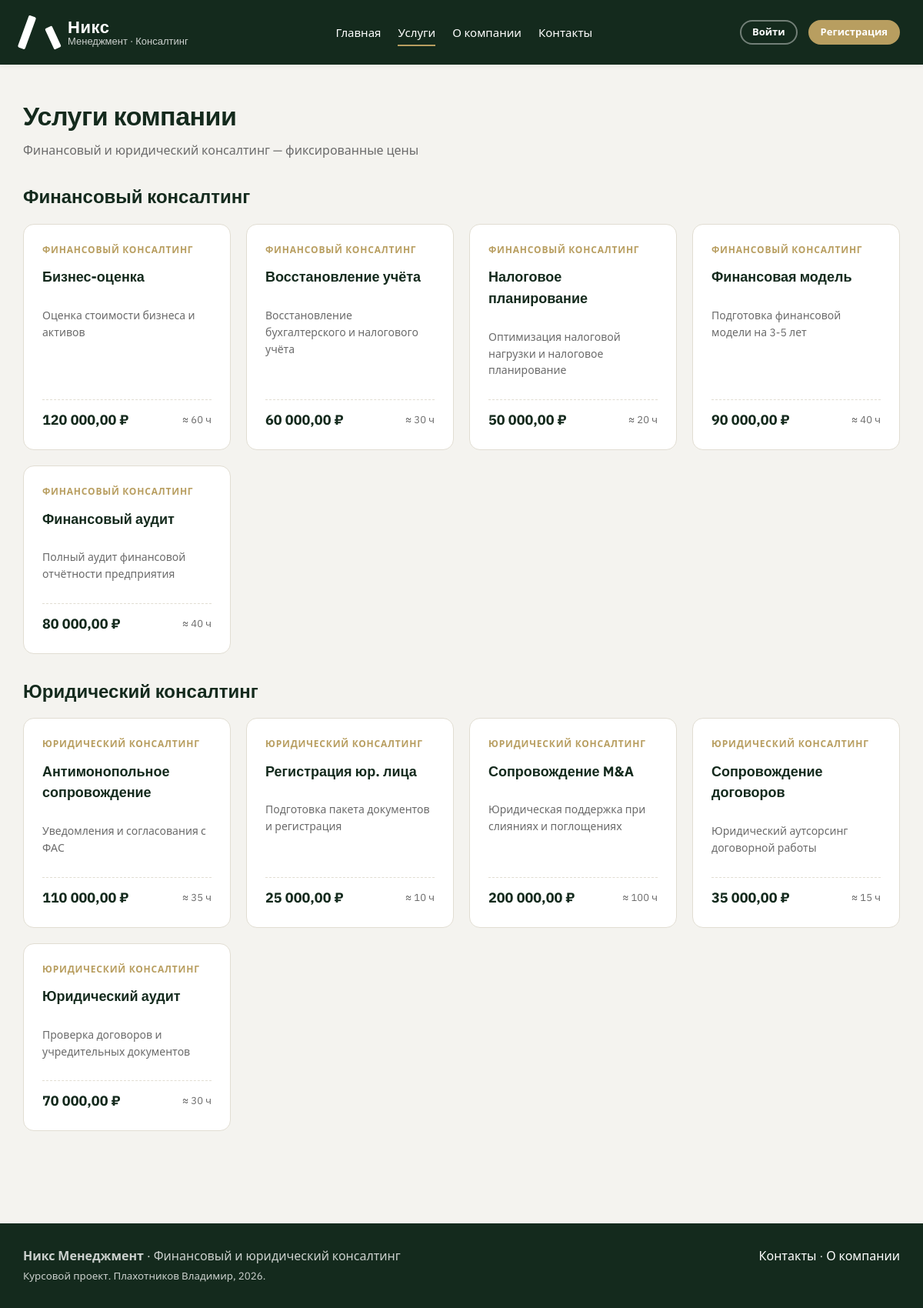
Page /Consulting_Plakhotnikov/public/index.php?page=services on the committed database.
### tables this page shows
CREATE TABLE service_categories (
    id      INT UNSIGNED PRIMARY KEY AUTO_INCREMENT,
    code    VARCHAR(20)  NOT NULL UNIQUE,             
    name    VARCHAR(100) NOT NULL
);

CREATE TABLE services (
    id              INT UNSIGNED PRIMARY KEY AUTO_INCREMENT,
    category_id     INT UNSIGNED   NOT NULL,
    name            VARCHAR(150)   NOT NULL,
    description     TEXT,
    price           DECIMAL(10,2)  NOT NULL DEFAULT 0,
    duration_hours  SMALLINT UNSIGNED NOT NULL DEFAULT 0,
    is_active       TINYINT(1)     NOT NULL DEFAULT 1,
    CONSTRAINT fk_services_category
        FOREIGN KEY (category_id) REFERENCES service_categories(id)
        ON DELETE RESTRICT ON UPDATE CASCADE
);

### Consulting_Plakhotnikov/app/Controllers/HomeController.php (called while the page is built, shortened)
<?php
final class HomeController
{
    public function services(): void
    {
        $categories = ServiceCategory::all([], 'id');
        $services   = Service::active();
        Template::render('home/services', [
            'title'      => 'Услуги',
            'categories' => $categories,
            'services'   => $services,
        ]);
    }
}

### Consulting_Plakhotnikov/app/Core/Router.php (called while the page is built, shortened)
<?php
final class Router
{
    public static function dispatch(string $page): void
    {
        $route = self::ROUTES[$page] ?? null;
        [$class, $method] = $route;
        $controller = new $class();
        $controller->{$method}();
    }
}

### Consulting_Plakhotnikov/public/index.php (called while the page is built, shortened)
<?php
$rootDir = dirname(__DIR__);
spl_autoload_register(static function (string $class) use ($rootDir): void {
    $relative = substr($class, 4);
    $path = $rootDir . '/app/' . str_replace('\\', '/', $relative) . '.php';
});
require $rootDir . '/app/Core/functions.php';
$page = isset($_GET['page']) ? (string)$_GET['page'] : 'home';
try {
    Router::dispatch($page);
} catch (Throwable $e) {
    http_response_code(500);
    if (!headers_sent()) {
        header('Content-Type: text/html; charset=utf-8');
    }
    echo '<h1>Ошибка приложения</h1><pre>' . htmlspecialchars($e->getMessage(), ENT_QUOTES) . '</pre>';
}

### Consulting_Plakhotnikov/app/Models/BaseModel.php (called while the page is built, shortened)
<?php
abstract class BaseModel
{
    protected static string $table = '';
    public static function all(array $where = [], string $order = ''): array
    {
        $sql = 'SELECT * FROM ' . static::$table;
        $params = [];
        if ($order !== '') {
            $sql .= ' ORDER BY ' . $order;
        }
        return Database::query($sql, $params);
    }
}

### Consulting_Plakhotnikov/app/Core/Database.php (called while the page is built, shortened)
<?php
final class Database
{
    private static ?PDO $pdo = null;
    public static function pdo(): PDO
    {
        if (self::$pdo instanceof PDO) {
            return self::$pdo;
        }
        $config = $GLOBALS['APP_CONFIG']['db'];
        $dsn = sprintf(
            'mysql:host=%s;port=%s;dbname=%s;charset=%s',
            $config['host'],
            $config['port'],
            $config['name'],
            $config['charset']
        );
        try {
            self::$pdo = new PDO($dsn, $config['user'], $config['password'], [
                PDO::ATTR_ERRMODE            => PDO::ERRMODE_EXCEPTION,
                PDO::ATTR_DEFAULT_FETCH_MODE => PDO::FETCH_ASSOC,
                PDO::ATTR_EMULATE_PREPARES   => false,
            ]);
        } catch (PDOException $e) {
            throw new RuntimeException('Не удалось подключиться к БД: ' . $e->getMessage(), 0, $e);
        }
        return self::$pdo;
    }
    public static function query(string $sql, array $params = []): array
    {
        $stmt = self::pdo()->prepare($sql);
        $stmt->execute($params);
        return $stmt->fetchAll();
    }
}

### Consulting_Plakhotnikov/app/Core/functions.php (called while the page is built, shortened)
<?php
function h(string|int|float|null $value): string
{
    return htmlspecialchars((string)($value ?? ''), ENT_QUOTES | ENT_SUBSTITUTE, 'UTF-8');
}
function format_money(float|string|null $value): string
{
    return number_format((float)$value, 2, ',', ' ') . ' ₽';
}

### Consulting_Plakhotnikov/app/Models/Service.php (called while the page is built, shortened)
<?php
final class Service extends BaseModel
{
    public static function active(): array
    {
        return Database::query(
            'SELECT s.*, sc.name AS category_name
               FROM services s
               JOIN service_categories sc ON sc.id = s.category_id
              WHERE s.is_active = 1
              ORDER BY sc.name, s.name'
        );
    }
}

### Consulting_Plakhotnikov/app/Views/home/services.php (the view, shortened to what this page needs)
<div class="page-header">
    <div>
        <h1>Услуги компании</h1>
        <div class="subtitle">Финансовый и юридический консалтинг — фиксированные цены</div>
    </div>
</div>
<?php foreach ($categories as $cat): ?>
    <?php
        $catServices = array_filter($services, fn ($s) => (int)$s['category_id'] === (int)$cat['id']);
    ?>
    <h2 style="color:var(--color-primary);font-family:var(--font-display);margin:30px 0 16px">
        <?= h($cat['name']) ?>
    </h2>
    <div class="services-grid">
        <?php foreach ($catServices as $s): ?>
            <article class="service-card">
                <div class="service-card__category"><?= h($s['category_name']) ?></div>
                <h3 class="service-card__title"><?= h($s['name']) ?></h3>
                <p class="service-card__desc"><?= h($s['description']) ?></p>
                <div class="service-card__footer">
                    <span class="service-card__price"><?= h(format_money($s['price'])) ?></span>
                    <span class="service-card__hours">≈ <?= (int)$s['duration_hours'] ?> ч</span>
                </div>
            </article>
        <?php endforeach; ?>
    </div>
<?php endforeach; ?>

### Consulting_Plakhotnikov/public/assets/css/style.css (style rules this page uses)
:root { --color-primary: #142a1d; --color-primary-soft: #2b4836; --color-accent: #b89e60; --color-bg: #f4f3ef; --color-bg-soft: #ffffff; --color-border: #e1ddd2; --color-text: #1a1a1a; --color-muted: #6b6b6b; --color-success: #2f7d32; --color-error: #b3261e; --color-warn: #b8860b; --font-family: "IBM Plex Sans", system-ui, -apple-system, sans-serif; --font-display: "IBM Plex Sans", "Montserrat", sans-serif; --radius: 14px; --shadow-sm: 0 2px 6px rgba(20, 42, 29, .06); --shadow-md: 0 8px 22px rgba(20, 42, 29, .10); }
* { box-sizing: border-box; }
html { scroll-behavior: smooth; }
body { margin: 0; background: var(--color-bg); color: var(--color-text); font: 16px/1.55 var(--font-family); min-height: 100vh; display: flex; flex-direction: column; }
.page-header { display: flex; align-items: center; justify-content: space-between; gap: 20px; flex-wrap: wrap; margin-bottom: 28px; }
.page-header h1 { margin: 0; font-family: var(--font-display); font-size: 34px; font-weight: 700; color: var(--color-primary); letter-spacing: -.5px; }
.page-header .subtitle { color: var(--color-muted); margin-top: 6px; font-size: 16px; }
.services-grid { display: grid; grid-template-columns: repeat(auto-fit, minmax(260px, 1fr)); gap: 20px; }
.service-card { background: #fff; border: 1px solid var(--color-border); border-radius: var(--radius); padding: 24px; display: flex; flex-direction: column; gap: 12px; transition: transform .15s ease, box-shadow .15s ease; }
.service-card__category { font-size: 12px; font-weight: 700; text-transform: uppercase; color: var(--color-accent); letter-spacing: .8px; }
.service-card__title { font-family: var(--font-display); font-size: 18px; color: var(--color-primary); margin: 0; }
.service-card__desc { color: var(--color-muted); font-size: 14px; flex: 1; }
.service-card__footer { display: flex; align-items: center; justify-content: space-between; gap: 10px; padding-top: 12px; border-top: 1px dashed var(--color-border); }
.service-card__price { font-weight: 700; color: var(--color-primary); font-size: 18px; }
.service-card__hours { color: var(--color-muted); font-size: 13px; }

### rows in the picture
service_categories: name "Финансовый консалтинг"
services: category.name "ФИНАНСОВЫЙ КОНСАЛТИНГ", name "Бизнес-оценка", description "Оценка стоимости бизнеса и активов", price "120 000,00 ₽", duration_hours "60"
services: category.name "ФИНАНСОВЫЙ КОНСАЛТИНГ", name "Восстановление учёта", description "Восстановление бухгалтерского и налогового учёта", price "60 000,00 ₽", duration_hours "30"
services: category.name "ФИНАНСОВЫЙ КОНСАЛТИНГ", name "Налоговое планирование", description "Оптимизация налоговой нагрузки и налоговое планирование", price "50 000,00 ₽", duration_hours "20"
services: category.name "ФИНАНСОВЫЙ КОНСАЛТИНГ", name "Финансовая модель", description "Подготовка финансовой модели на 3-5 лет", price "90 000,00 ₽", duration_hours "40"
services: category.name "ФИНАНСОВЫЙ КОНСАЛТИНГ", name "Финансовый аудит", description "Полный аудит финансовой отчётности предприятия", price "80 000,00 ₽", duration_hours "40"
service_categories: name "Юридический консалтинг"
services: category.name "ЮРИДИЧЕСКИЙ КОНСАЛТИНГ", name "Антимонопольное сопровождение", description "Уведомления и согласования с ФАС", price "110 000,00 ₽", duration_hours "35"
services: category.name "ЮРИДИЧЕСКИЙ КОНСАЛТИНГ", name "Регистрация юр. лица", description "Подготовка пакета документов и регистрация", price "25 000,00 ₽", duration_hours "10"
services: category.name "ЮРИДИЧЕСКИЙ КОНСАЛТИНГ", name "Сопровождение M&A", description "Юридическая поддержка при слияниях и поглощениях", price "200 000,00 ₽", duration_hours "100"
services: category.name "ЮРИДИЧЕСКИЙ КОНСАЛТИНГ", name "Сопровождение договоров", description "Юридический аутсорсинг договорной работы", price "35 000,00 ₽", duration_hours "15"
services: category.name "ЮРИДИЧЕСКИЙ КОНСАЛТИНГ", name "Юридический аудит", description "Проверка договоров и учредительных документов", price "70 000,00 ₽", duration_hours "30"
